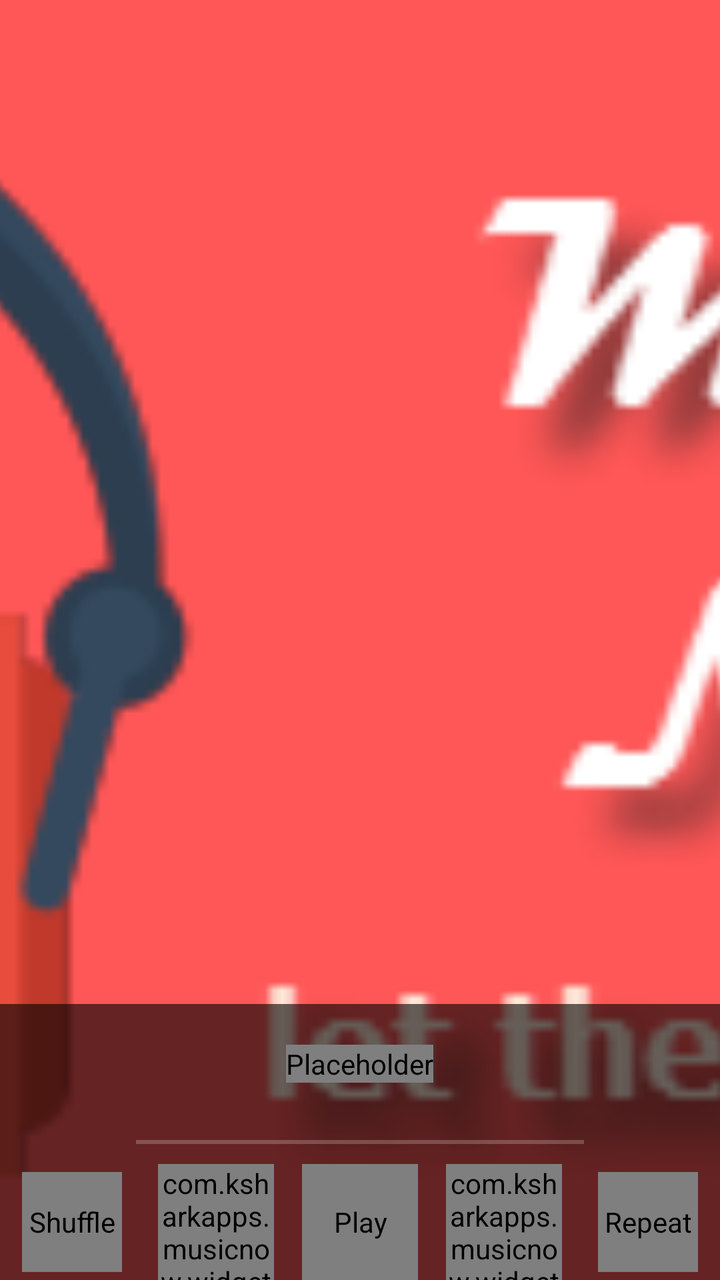
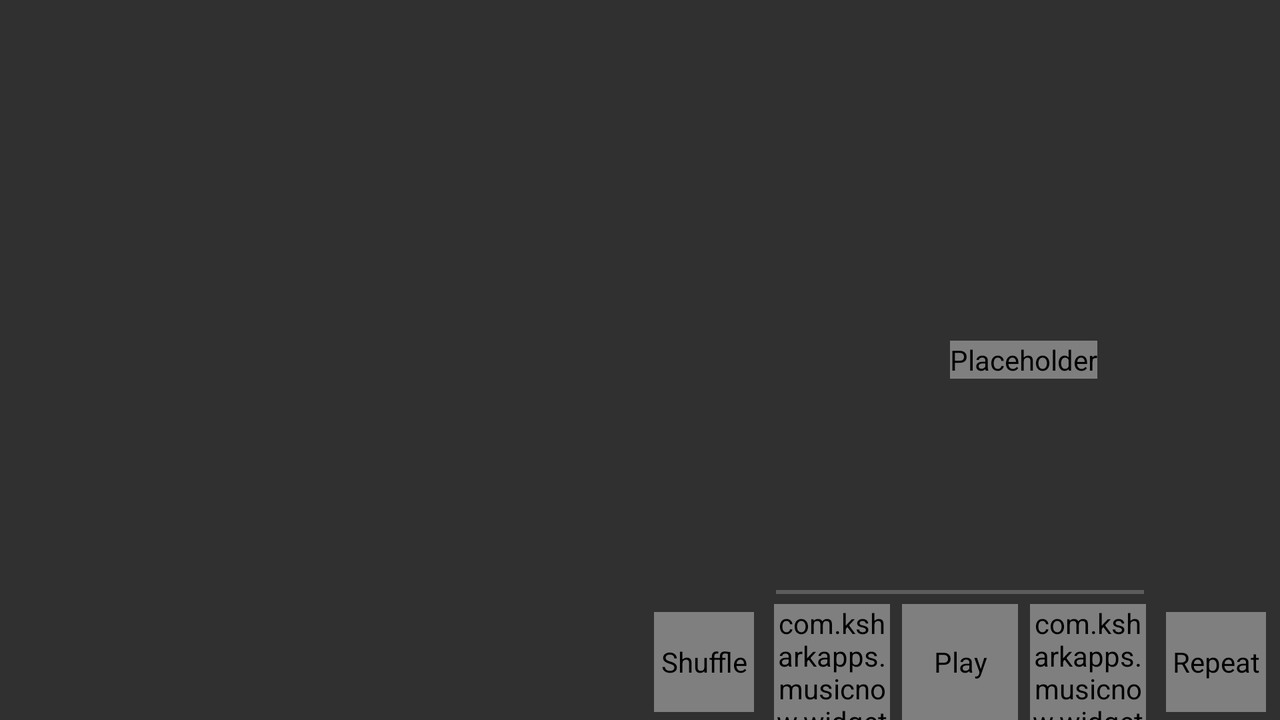

First picture: res/layout/ on a phone held upright. Second picture: the repository's own variant of that layout, on a device whose configuration matches the variant's folder. Source for both follows.
<!-- AndroidManifest.xml: application theme Apollo.Theme.Dark -->
<!-- res/layout/activity_player_base.xml -->
<?xml version="1.0" encoding="utf-8"?>
<FrameLayout xmlns:android="http://schemas.android.com/apk/res/android"
    xmlns:app="http://schemas.android.com/apk/res/auto-res"
    android:id="@+id/player_bg"
    android:layout_width="match_parent"
    android:layout_height="match_parent" >

    <RelativeLayout
        android:layout_width="match_parent"
        android:layout_height="match_parent" >

        <View
            android:id="@+id/audio_player_footer"
            android:layout_width="match_parent"
            android:layout_height="wrap_content"
            android:layout_alignParentBottom="true" />

        <RelativeLayout
            android:id="@+id/album_art_view"
            android:layout_width="match_parent"
            android:layout_height="wrap_content"
            android:layout_alignParentLeft="true"
            android:layout_alignParentRight="true" >

            <ImageView
                android:id="@+id/audio_player_album_art"
                android:layout_width="match_parent"
                android:layout_height="match_parent"
                android:layout_centerHorizontal="true"
                android:scaleType="centerCrop"
                android:src="@drawable/theme_preview" />

            <TextView
                android:id="@+id/seek_time"
                android:layout_width="150dp"
                android:layout_height="70dp"
                android:layout_centerHorizontal="true"
                android:layout_centerVertical="true"
                android:layout_marginBottom="70dp"
                android:background="@color/transparent_black"
                android:gravity="center"
                android:textSize="40sp"
                android:visibility="invisible" >
            </TextView>

            <View
                android:id="@+id/audio_player_footer_two"
                android:layout_width="match_parent"
                android:layout_height="wrap_content"
                android:layout_alignParentBottom="true" />

            <FrameLayout
                android:id="@+id/audio_player_pager_container"
                android:layout_width="match_parent"
                android:layout_height="wrap_content"
                android:layout_alignBottom="@+id/audio_player_album_art"
                android:clipToPadding="true"
                android:fitsSystemWindows="true"
                android:visibility="invisible" >

                <android.support.v4.view.ViewPager
                    android:id="@+id/audio_player_pager"
                    android:layout_width="match_parent"
                    android:layout_height="match_parent" />
            </FrameLayout>
        </RelativeLayout>

        <LinearLayout
            android:id="@+id/audio_player_header"
            android:layout_width="match_parent"
            android:layout_height="@dimen/audio_player_header_height"
            android:layout_above="@+id/controls_layout"
            android:background="@color/transparent_black"
            android:baselineAligned="false"
            android:orientation="horizontal" >

            <LinearLayout
                android:layout_width="0dp"
                android:layout_height="wrap_content"
                android:layout_gravity="center_vertical"
                android:layout_weight="1"
                android:orientation="vertical"
                android:paddingLeft="@dimen/audio_player_header_padding_left"
                android:paddingRight="@dimen/audio_player_header_padding_right" >

                <TextView
                    android:id="@+id/audio_player_track_name"
                    android:layout_width="match_parent"
                    android:layout_height="wrap_content"
                    android:ellipsize="end"
                    android:singleLine="true"
                    android:textColor="@color/white"
                    android:textSize="@dimen/text_size_medium"
                    android:textStyle="normal" />

                <TextView
                    android:id="@+id/audio_player_artist_name"
                    android:layout_width="match_parent"
                    android:layout_height="wrap_content"
                    android:ellipsize="marquee"
                    android:marqueeRepeatLimit="marquee_forever"
                    android:scrollHorizontally="true" 
                    android:focusable="true" 
                    android:focusableInTouchMode="true"
                    android:singleLine="true"
                    android:textColor="@color/transparent_white"
                    android:textSize="@dimen/text_size_small"
                    android:textStyle="italic" />
            </LinearLayout>

            <FrameLayout
                android:id="@+id/audio_player_switch"
                android:layout_width="wrap_content"
                android:layout_height="match_parent"
                android:clickable="true"
                android:focusable="true"
                android:padding="@dimen/audio_player_switch_padding" >

                <com.ksharkapps.musicnow.widgets.SquareImageView
                    android:id="@+id/audio_player_switch_queue"
                    android:layout_width="wrap_content"
                    android:layout_height="wrap_content"
                    android:layout_gravity="center"
                    android:contentDescription="@null" />

                <com.ksharkapps.musicnow.widgets.SquareImageView
                    android:id="@+id/audio_player_switch_album_art"
                    android:layout_width="wrap_content"
                    android:layout_height="match_parent"
                    android:scaleType="centerCrop"
                    android:visibility="invisible" />
            </FrameLayout>
        </LinearLayout>

        <RelativeLayout
            android:id="@+id/controls_layout"
            android:layout_width="match_parent"
            android:layout_height="@dimen/player_footer_height"
            android:layout_alignBottom="@id/album_art_view"
            android:background="@color/transparent_black" >

            <TextView
                android:id="@+id/audio_player_current_time"
                android:layout_width="@dimen/audio_player_time_width"
                android:layout_height="wrap_content"
                android:layout_alignParentLeft="true"
                android:layout_alignTop="@android:id/progress"
                android:gravity="center"
                android:textSize="@dimen/text_size_micro" />

            <TextView
                android:id="@+id/audio_player_total_time"
                android:layout_width="@dimen/audio_player_time_width"
                android:layout_height="wrap_content"
                android:layout_alignParentRight="true"
                android:layout_alignTop="@android:id/progress"
                android:gravity="center"
                android:textSize="@dimen/text_size_micro" />

            <SeekBar
                android:id="@android:id/progress"
                android:layout_width="match_parent"
                android:layout_height="wrap_content"
                android:layout_above="@+id/audio_player_controlss"
                android:layout_marginBottom="@dimen/audio_player_seek_bar_margin_bottom"
                android:layout_toLeftOf="@+id/audio_player_total_time"
                android:layout_toRightOf="@+id/audio_player_current_time"
                android:max="1000"
                android:thumb="@null" />

            <LinearLayout
                android:id="@+id/audio_player_controlss"
                android:layout_width="match_parent"
                android:layout_height="wrap_content"
                android:layout_alignParentBottom="true"
                android:layout_alignParentLeft="true"
                android:layout_alignParentRight="true"
                android:baselineAligned="false"
                android:gravity="center"
                android:paddingTop="5dp" >

                <include
                    android:layout_width="match_parent"
                    android:layout_height="wrap_content"
                    layout="@layout/audio_player_controls"
                    android:background="@color/transparent_black" />
            </LinearLayout>
        </RelativeLayout>
    </RelativeLayout>

</FrameLayout>
<!-- res/layout/audio_player_controls.xml (included above) -->
<?xml version="1.0" encoding="utf-8"?>
<merge xmlns:android="http://schemas.android.com/apk/res/android"
    xmlns:app="http://schemas.android.com/apk/res-auto" >

    <FrameLayout
        android:layout_width="0dp"
        android:layout_height="match_parent"
        android:layout_weight="1" >

        <com.ksharkapps.musicnow.widgets.ShuffleButton
            android:id="@+id/action_button_shuffle"
            android:layout_width="@dimen/audio_player_controls_end_button_width"
            android:layout_height="@dimen/audio_player_controls_end_button_height"
            android:layout_gravity="center"
            android:background="@drawable/items_background"
            android:contentDescription="@string/accessibility_shuffle"
            android:scaleType="centerInside"
            android:src="@drawable/btn_playback_shuffle" />
    </FrameLayout>

    <FrameLayout
        android:layout_width="0dp"
        android:layout_height="match_parent"
        android:layout_weight="1" >

        <com.ksharkapps.musicnow.widgets.RepeatingImageButton
            android:id="@+id/action_button_previous"
            android:layout_width="@dimen/audio_player_controls_main_button_width"
            android:layout_height="@dimen/audio_player_controls_main_button_height"
            android:layout_gravity="center"
            android:background="@drawable/items_background"
            android:scaleType="centerInside"
            android:src="@drawable/btn_playback_previous" />
    </FrameLayout>

    <FrameLayout
        android:layout_width="0dp"
        android:layout_height="match_parent"
        android:layout_weight="1" >

        <com.ksharkapps.musicnow.widgets.PlayPauseButton
            android:id="@+id/action_button_play"
            android:layout_width="@dimen/audio_player_controls_main_button_width"
            android:layout_height="@dimen/audio_player_controls_main_button_height"
            android:layout_gravity="center"
            android:background="@drawable/items_background"
            android:contentDescription="@string/accessibility_play"
            android:focusable="true"
            android:clickable="false"
            android:scaleType="centerInside"
            android:src="@drawable/btn_playback_play"
            app:cb_color="@color/transparent"
            app:cb_pressed_ring_width="15dip" />
    </FrameLayout>

    <FrameLayout
        android:layout_width="0dp"
        android:layout_height="match_parent"
        android:layout_weight="1" >

        <com.ksharkapps.musicnow.widgets.RepeatingImageButton
            android:id="@+id/action_button_next"
            android:layout_width="@dimen/audio_player_controls_main_button_width"
            android:layout_height="@dimen/audio_player_controls_main_button_height"
            android:layout_gravity="center"
            android:background="@drawable/items_background"
            android:scaleType="centerInside"
            android:src="@drawable/btn_playback_next" />
    </FrameLayout>

    <FrameLayout
        android:layout_width="0dp"
        android:layout_height="match_parent"
        android:layout_weight="1" >

        <com.ksharkapps.musicnow.widgets.RepeatButton
            android:id="@+id/action_button_repeat"
            android:layout_width="@dimen/audio_player_controls_end_button_width"
            android:layout_height="@dimen/audio_player_controls_end_button_height"
            android:layout_gravity="center"
            android:background="@drawable/items_background"
            android:contentDescription="@string/accessibility_repeat"
            android:focusable="true"
            android:scaleType="centerInside"
            android:src="@drawable/btn_playback_repeat" />
    </FrameLayout>

</merge>
<!-- resources referenced by this layout -->
<resources>
  <color name="transparent">#00000000</color>
  <color name="transparent_black">#99000000</color>
  <color name="transparent_white">#70ffffff</color>
  <color name="white">#ffffffff</color>
  <dimen name="audio_player_controls_end_button_height">50.0dip</dimen>
  <dimen name="audio_player_controls_end_button_width">50.0dip</dimen>
  <dimen name="audio_player_controls_main_button_height">58.0dip</dimen>
  <dimen name="audio_player_controls_main_button_width">58.0dip</dimen>
  <dimen name="audio_player_header_height">60.0dip</dimen>
  <dimen name="audio_player_header_padding_left">16.0dip</dimen>
  <dimen name="audio_player_header_padding_right">16.0dip</dimen>
  <dimen name="audio_player_seek_bar_margin_bottom">2.0dip</dimen>
  <dimen name="audio_player_switch_padding">10.0dip</dimen>
  <dimen name="audio_player_time_width">52.0dip</dimen>
  <dimen name="player_footer_height">78dp</dimen>
  <dimen name="text_size_medium">16.0sp</dimen>
  <dimen name="text_size_micro">12.0sp</dimen>
  <dimen name="text_size_small">14.0sp</dimen>
  <!-- drawable items_background (drawable) -->
  <?xml version="1.0" encoding="utf-8"?>
  <selector xmlns:android="http://schemas.android.com/apk/res/android" >
      
  
      <item android:drawable="@color/transparent_white" android:state_pressed="true"/>
      <item android:drawable="@color/transparent_white" android:state_enabled="true" android:state_focused="true"/>
      <item android:drawable="@color/transparent"/>
  
  
  </selector>
  <!-- drawable theme_preview: png bitmap (drawable-nodpi, 20112 bytes) -->
  <string name="accessibility_play">Play</string>
  <string name="accessibility_repeat">Repeat</string>
  <string name="accessibility_shuffle">Shuffle</string>
  <style name="Apollo.Theme.Dark" parent="@style/Theme.AppCompat">
          <item name="android:windowActionBarOverlay">true</item>
      </style>
</resources>
<!-- res/layout-land/activity_player_base.xml (the repository's variant of the layout above) -->
<!-- drawn on the phone turned sideways -->
<?xml version="1.0" encoding="utf-8"?>
<FrameLayout xmlns:android="http://schemas.android.com/apk/res/android"
    xmlns:app="http://schemas.android.com/apk/res/com.ksharkapps.musicnow"
    android:layout_width="match_parent"
    android:layout_height="match_parent" >

    <LinearLayout
        android:layout_width="match_parent"
        android:layout_height="match_parent"
        android:orientation="horizontal" >

        <RelativeLayout
            android:id="@+id/audio_player_large_album_frame"
            android:layout_width="match_parent"
            android:layout_height="match_parent"
            android:layout_weight="1" >

            <ImageView
                android:id="@+id/audio_player_album_art"
                android:layout_width="match_parent"
                android:layout_height="match_parent"
                android:layout_centerHorizontal="true"
                android:scaleType="centerCrop" />

            <TextView
                android:id="@+id/seek_time"
                android:layout_width="150dp"
                android:layout_height="70dp"
                android:layout_alignBottom="@+id/audio_player_album_art"
                android:layout_centerHorizontal="true"
                android:layout_marginBottom="20dp"
                android:background="@color/transparent_black"
                android:gravity="center"
                android:textSize="40sp"
                android:visibility="invisible" >
            </TextView>

            <FrameLayout
                android:id="@+id/audio_player_pager_container"
                android:layout_width="match_parent"
                android:layout_height="match_parent"
                android:visibility="invisible" >

                <android.support.v4.view.ViewPager
                    android:id="@+id/audio_player_pager"
                    android:layout_width="match_parent"
                    android:layout_height="match_parent" />
            </FrameLayout>
        </RelativeLayout>

        <RelativeLayout
            android:id="@+id/controls_layout"
            android:layout_width="match_parent"
            android:layout_height="match_parent"
            android:layout_weight="1"
            android:clipToPadding="false"
            android:fitsSystemWindows="true" >

            <LinearLayout
                android:id="@+id/audio_player_header"
                android:layout_width="match_parent"
                android:layout_height="@dimen/audio_player_header_height"
                android:clipToPadding="false"
                android:layout_centerVertical="true"
                android:fitsSystemWindows="true"
                android:orientation="horizontal"
                android:padding="0dp" >

                <LinearLayout
                    android:layout_width="0dp"
                    android:layout_height="wrap_content"
                    android:layout_gravity="center_vertical"
                    android:layout_weight="1"
                    android:baselineAligned="false"
                    android:orientation="vertical"
                    android:paddingLeft="@dimen/audio_player_header_padding_left"
                    android:paddingRight="@dimen/audio_player_header_padding_right" >

                    <TextView
                        android:id="@+id/audio_player_track_name"
                        android:layout_width="match_parent"
                        android:layout_height="wrap_content"
                        android:ellipsize="end"
                        android:singleLine="true"
                        android:textColor="@color/white"
                        android:textSize="@dimen/text_size_medium"
                        android:textStyle="normal" />

                   <TextView
                    android:id="@+id/audio_player_artist_name"
                    android:layout_width="match_parent"
                    android:layout_height="wrap_content"
                    android:ellipsize="marquee"
                    android:marqueeRepeatLimit="marquee_forever"
                    android:scrollHorizontally="true" 
                    android:focusable="true" 
                    android:focusableInTouchMode="true"
                    android:singleLine="true"
                    android:textColor="@color/transparent_white"
                    android:textSize="@dimen/text_size_small"
                    android:textStyle="italic" />
                </LinearLayout>

                <FrameLayout
                    android:id="@+id/audio_player_switch"
                    android:layout_width="wrap_content"
                    android:layout_height="match_parent"
                    android:focusable="true"
                    android:padding="@dimen/audio_player_switch_padding" >

                    <com.ksharkapps.musicnow.widgets.SquareImageView
                        android:id="@+id/audio_player_switch_queue"
                        android:layout_width="wrap_content"
                        android:layout_height="wrap_content"
                        android:layout_gravity="center"
                        android:contentDescription="@null" />

                    <com.ksharkapps.musicnow.widgets.SquareImageView
                        android:id="@+id/audio_player_switch_album_art"
                        android:layout_width="wrap_content"
                        android:layout_height="match_parent"
                        android:scaleType="centerCrop"
                        android:visibility="invisible" />
                </FrameLayout>
            </LinearLayout>

            <TextView
                android:id="@+id/audio_player_current_time"
                android:layout_width="@dimen/audio_player_time_width"
                android:layout_height="wrap_content"
                android:layout_alignBottom="@android:id/progress"
                android:layout_alignTop="@android:id/progress"
                android:gravity="center"
                android:textSize="@dimen/text_size_micro" />

            <TextView
                android:id="@+id/audio_player_total_time"
                android:layout_width="@dimen/audio_player_time_width"
                android:layout_height="wrap_content"
                android:layout_alignBottom="@android:id/progress"
                android:layout_alignParentRight="true"
                android:layout_alignTop="@android:id/progress"
                android:gravity="center"
                android:textSize="@dimen/text_size_micro" />

            <SeekBar
                android:id="@android:id/progress"
                android:layout_width="match_parent"
                android:layout_height="wrap_content"
                android:layout_above="@+id/audio_player_controlss"
                android:layout_marginBottom="@dimen/audio_player_seek_bar_margin_bottom"
                android:layout_toLeftOf="@+id/audio_player_total_time"
                android:layout_toRightOf="@+id/audio_player_current_time"
                android:background="@null"
                android:max="1000"
                android:thumb="@null" />

            <LinearLayout
                android:id="@+id/audio_player_controlss"
                android:layout_width="match_parent"
                android:layout_height="wrap_content"
                android:layout_alignParentBottom="true"
                android:baselineAligned="false" >

                <include
                    android:layout_width="match_parent"
                    android:layout_height="wrap_content"
                    layout="@layout/audio_player_controls" />
            </LinearLayout>

            <View
                android:id="@+id/audio_player_footer"
                android:layout_width="wrap_content"
                android:layout_height="match_parent"
                android:layout_alignParentLeft="true"
                android:layout_alignParentTop="true" />

        </RelativeLayout>
    </LinearLayout>

</FrameLayout>
<!-- resources referenced by the variant -->
<!-- as the phone turned sideways resolves them -->
<resources>
  <color name="transparent">#00000000</color>
  <color name="transparent_black">#99000000</color>
  <color name="transparent_white">#70ffffff</color>
  <color name="white">#ffffffff</color>
  <dimen name="audio_player_controls_end_button_height">50.0dip</dimen>
  <dimen name="audio_player_controls_end_button_width">50.0dip</dimen>
  <dimen name="audio_player_controls_main_button_height">58.0dip</dimen>
  <dimen name="audio_player_controls_main_button_width">58.0dip</dimen>
  <dimen name="audio_player_header_height">60.0dip</dimen>
  <dimen name="audio_player_header_padding_left">16.0dip</dimen>
  <dimen name="audio_player_header_padding_right">16.0dip</dimen>
  <dimen name="audio_player_seek_bar_margin_bottom">2.0dip</dimen>
  <dimen name="audio_player_switch_padding">10.0dip</dimen>
  <dimen name="audio_player_time_width">52.0dip</dimen>
  <dimen name="text_size_medium">16.0sp</dimen>
  <dimen name="text_size_micro">12.0sp</dimen>
  <dimen name="text_size_small">14.0sp</dimen>
  <!-- drawable items_background (drawable) -->
  <?xml version="1.0" encoding="utf-8"?>
  <selector xmlns:android="http://schemas.android.com/apk/res/android" >
      
  
      <item android:drawable="@color/transparent_white" android:state_pressed="true"/>
      <item android:drawable="@color/transparent_white" android:state_enabled="true" android:state_focused="true"/>
      <item android:drawable="@color/transparent"/>
  
  
  </selector>
  <string name="accessibility_play">Play</string>
  <string name="accessibility_repeat">Repeat</string>
  <string name="accessibility_shuffle">Shuffle</string>
  <style name="Apollo.Theme.Dark" parent="@style/Theme.AppCompat">
          <item name="android:windowActionBarOverlay">true</item>
      </style>
</resources>
